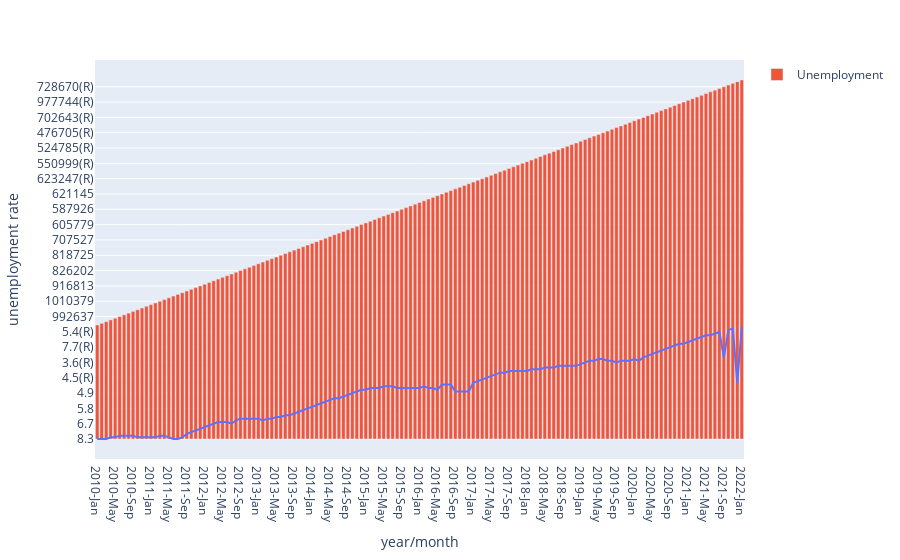

This figure's notebook cell:
### Markdown cell above
## Desemprego Raw e desemprego Rate

### Code cell
fig = px.line(unemployment, x="year/month", y="unemployment rate")
fig.add_bar(x=unemployment['year/month'], y=unemployment['unemployment'],name='Unemployment')
fig.show()

### Figure 1 — Plotly figure (JSON) as saved in the notebook; plotly's stock layout.template omitted (floating-point values rounded to 4 significant figures; data arrays with more than 128 entries replaced by an {"elided": "..."} marker saying what was removed)
{"data": [{"hovertemplate": "year/month=%{x}<br>unemployment rate=%{y}<extra></extra>", "legendgroup": "", "line": {"color": "#636efa", "dash": "solid"}, "mode": "lines", "name": "", "orientation": "v", "showlegend": false, "type": "scatter", "x": {"elided": "145 str values"}, "xaxis": "x", "y": {"elided": "145 str values"}, "yaxis": "y"}, {"name": "Unemployment", "type": "bar", "x": {"elided": "145 str values"}, "y": {"elided": "145 str values"}}], "layout": {"legend": {"tracegroupgap": 0}, "margin": {"t": 60}, "xaxis": {"anchor": "y", "domain": [0, 1], "title": {"text": "year/month"}}, "yaxis": {"anchor": "x", "domain": [0, 1], "title": {"text": "unemployment rate"}}}}
